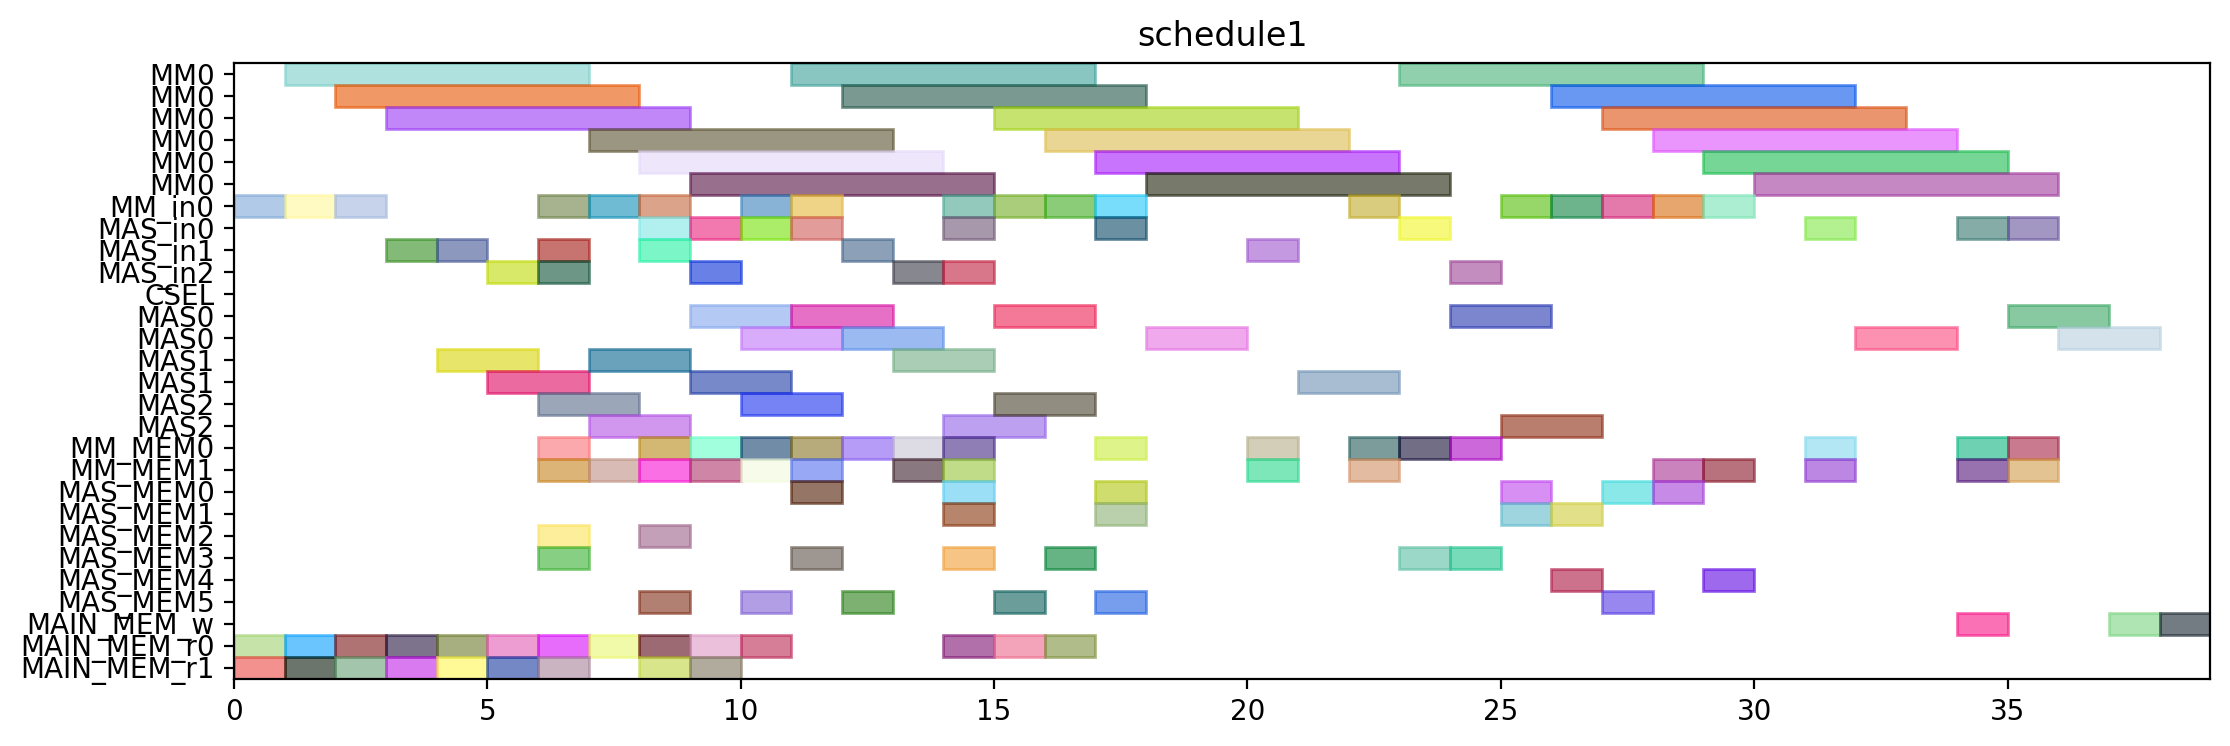

Source code (Python):
from pyschedule import Scenario, solvers, plotters, alt


def solve():
	horizon = 149
	S = Scenario("schedule1", horizon=horizon)

	# resource
	MM = S.Resources('MM', num=1, size=6)
	MM_in = S.Resources('MM_in', num=1)
	MAS_in = S.Resources('MAS_in', num=3)
	CSEL = S.Resource('CSEL')
	MAS = S.Resources('MAS', num=3, size=2, periods=range(1, horizon))
	MM_MEM = S.Resources('MM_MEM', num=2)
	MAS_MEM = S.Resources('MAS_MEM', num=6)
	MAIN_MEM_w = S.Resource('MAIN_MEM_w', size=1)
	MAIN_MEM_r = S.Resources('MAIN_MEM_r', num=2)

	# result of previous scheduling
	t0_in = S.Task('t0_in', length=1, delay_cost=1)
	S += t0_in >= 0
	t0_in += MM_in[0]

	t0_mem0 = S.Task('t0_mem0', length=1, delay_cost=1)
	S += t0_mem0 >= 0
	t0_mem0 += MAIN_MEM_r[0]

	t0_mem1 = S.Task('t0_mem1', length=1, delay_cost=1)
	S += t0_mem1 >= 0
	t0_mem1 += MAIN_MEM_r[1]

	t0 = S.Task('t0', length=6, delay_cost=1)
	S += t0 >= 1
	t0 += MM[0]

	t2_in = S.Task('t2_in', length=1, delay_cost=1)
	S += t2_in >= 1
	t2_in += MM_in[0]

	t2_mem0 = S.Task('t2_mem0', length=1, delay_cost=1)
	S += t2_mem0 >= 1
	t2_mem0 += MAIN_MEM_r[0]

	t2_mem1 = S.Task('t2_mem1', length=1, delay_cost=1)
	S += t2_mem1 >= 1
	t2_mem1 += MAIN_MEM_r[1]

	t1_in = S.Task('t1_in', length=1, delay_cost=1)
	S += t1_in >= 2
	t1_in += MM_in[0]

	t1_mem0 = S.Task('t1_mem0', length=1, delay_cost=1)
	S += t1_mem0 >= 2
	t1_mem0 += MAIN_MEM_r[0]

	t1_mem1 = S.Task('t1_mem1', length=1, delay_cost=1)
	S += t1_mem1 >= 2
	t1_mem1 += MAIN_MEM_r[1]

	t2 = S.Task('t2', length=6, delay_cost=1)
	S += t2 >= 2
	t2 += MM[0]

	t1 = S.Task('t1', length=6, delay_cost=1)
	S += t1 >= 3
	t1 += MM[0]

	t8_in = S.Task('t8_in', length=1, delay_cost=1)
	S += t8_in >= 3
	t8_in += MAS_in[1]

	t8_mem0 = S.Task('t8_mem0', length=1, delay_cost=1)
	S += t8_mem0 >= 3
	t8_mem0 += MAIN_MEM_r[0]

	t8_mem1 = S.Task('t8_mem1', length=1, delay_cost=1)
	S += t8_mem1 >= 3
	t8_mem1 += MAIN_MEM_r[1]

	t8 = S.Task('t8', length=2, delay_cost=1)
	S += t8 >= 4
	t8 += MAS[1]

	t9_in = S.Task('t9_in', length=1, delay_cost=1)
	S += t9_in >= 4
	t9_in += MAS_in[1]

	t9_mem0 = S.Task('t9_mem0', length=1, delay_cost=1)
	S += t9_mem0 >= 4
	t9_mem0 += MAIN_MEM_r[0]

	t9_mem1 = S.Task('t9_mem1', length=1, delay_cost=1)
	S += t9_mem1 >= 4
	t9_mem1 += MAIN_MEM_r[1]

	t4_in = S.Task('t4_in', length=1, delay_cost=1)
	S += t4_in >= 5
	t4_in += MAS_in[2]

	t4_mem0 = S.Task('t4_mem0', length=1, delay_cost=1)
	S += t4_mem0 >= 5
	t4_mem0 += MAIN_MEM_r[0]

	t4_mem1 = S.Task('t4_mem1', length=1, delay_cost=1)
	S += t4_mem1 >= 5
	t4_mem1 += MAIN_MEM_r[1]

	t9 = S.Task('t9', length=2, delay_cost=1)
	S += t9 >= 5
	t9 += MAS[1]

	t10_in = S.Task('t10_in', length=1, delay_cost=1)
	S += t10_in >= 6
	t10_in += MM_in[0]

	t10_mem0 = S.Task('t10_mem0', length=1, delay_cost=1)
	S += t10_mem0 >= 6
	t10_mem0 += MAS_MEM[2]

	t10_mem1 = S.Task('t10_mem1', length=1, delay_cost=1)
	S += t10_mem1 >= 6
	t10_mem1 += MAS_MEM[3]

	t24_in = S.Task('t24_in', length=1, delay_cost=1)
	S += t24_in >= 6
	t24_in += MAS_in[2]

	t24_mem0 = S.Task('t24_mem0', length=1, delay_cost=1)
	S += t24_mem0 >= 6
	t24_mem0 += MM_MEM[0]

	t24_mem1 = S.Task('t24_mem1', length=1, delay_cost=1)
	S += t24_mem1 >= 6
	t24_mem1 += MM_MEM[1]

	t3_in = S.Task('t3_in', length=1, delay_cost=1)
	S += t3_in >= 6
	t3_in += MAS_in[1]

	t3_mem0 = S.Task('t3_mem0', length=1, delay_cost=1)
	S += t3_mem0 >= 6
	t3_mem0 += MAIN_MEM_r[0]

	t3_mem1 = S.Task('t3_mem1', length=1, delay_cost=1)
	S += t3_mem1 >= 6
	t3_mem1 += MAIN_MEM_r[1]

	t4 = S.Task('t4', length=2, delay_cost=1)
	S += t4 >= 6
	t4 += MAS[2]

	t10 = S.Task('t10', length=6, delay_cost=1)
	S += t10 >= 7
	t10 += MM[0]

	t24 = S.Task('t24', length=2, delay_cost=1)
	S += t24 >= 7
	t24 += MAS[2]

	t26_in = S.Task('t26_in', length=1, delay_cost=1)
	S += t26_in >= 7
	t26_in += MM_in[0]

	t26_mem0 = S.Task('t26_mem0', length=1, delay_cost=1)
	S += t26_mem0 >= 7
	t26_mem0 += MAIN_MEM_r[0]

	t26_mem1 = S.Task('t26_mem1', length=1, delay_cost=1)
	S += t26_mem1 >= 7
	t26_mem1 += MM_MEM[1]

	t3 = S.Task('t3', length=2, delay_cost=1)
	S += t3 >= 7
	t3 += MAS[1]

	t14_in = S.Task('t14_in', length=1, delay_cost=1)
	S += t14_in >= 8
	t14_in += MAS_in[1]

	t14_mem0 = S.Task('t14_mem0', length=1, delay_cost=1)
	S += t14_mem0 >= 8
	t14_mem0 += MAIN_MEM_r[0]

	t14_mem1 = S.Task('t14_mem1', length=1, delay_cost=1)
	S += t14_mem1 >= 8
	t14_mem1 += MAIN_MEM_r[1]

	t16_in = S.Task('t16_in', length=1, delay_cost=1)
	S += t16_in >= 8
	t16_in += MAS_in[0]

	t16_mem0 = S.Task('t16_mem0', length=1, delay_cost=1)
	S += t16_mem0 >= 8
	t16_mem0 += MM_MEM[0]

	t16_mem1 = S.Task('t16_mem1', length=1, delay_cost=1)
	S += t16_mem1 >= 8
	t16_mem1 += MM_MEM[1]

	t26 = S.Task('t26', length=6, delay_cost=1)
	S += t26 >= 8
	t26 += MM[0]

	t5_in = S.Task('t5_in', length=1, delay_cost=1)
	S += t5_in >= 8
	t5_in += MM_in[0]

	t5_mem0 = S.Task('t5_mem0', length=1, delay_cost=1)
	S += t5_mem0 >= 8
	t5_mem0 += MAS_MEM[2]

	t5_mem1 = S.Task('t5_mem1', length=1, delay_cost=1)
	S += t5_mem1 >= 8
	t5_mem1 += MAS_MEM[5]

	t11_in = S.Task('t11_in', length=1, delay_cost=1)
	S += t11_in >= 9
	t11_in += MAS_in[2]

	t11_mem0 = S.Task('t11_mem0', length=1, delay_cost=1)
	S += t11_mem0 >= 9
	t11_mem0 += MM_MEM[0]

	t11_mem1 = S.Task('t11_mem1', length=1, delay_cost=1)
	S += t11_mem1 >= 9
	t11_mem1 += MM_MEM[1]

	t13_in = S.Task('t13_in', length=1, delay_cost=1)
	S += t13_in >= 9
	t13_in += MAS_in[0]

	t13_mem0 = S.Task('t13_mem0', length=1, delay_cost=1)
	S += t13_mem0 >= 9
	t13_mem0 += MAIN_MEM_r[0]

	t13_mem1 = S.Task('t13_mem1', length=1, delay_cost=1)
	S += t13_mem1 >= 9
	t13_mem1 += MAIN_MEM_r[1]

	t14 = S.Task('t14', length=2, delay_cost=1)
	S += t14 >= 9
	t14 += MAS[1]

	t16 = S.Task('t16', length=2, delay_cost=1)
	S += t16 >= 9
	t16 += MAS[0]

	t5 = S.Task('t5', length=6, delay_cost=1)
	S += t5 >= 9
	t5 += MM[0]

	t11 = S.Task('t11', length=2, delay_cost=1)
	S += t11 >= 10
	t11 += MAS[2]

	t13 = S.Task('t13', length=2, delay_cost=1)
	S += t13 >= 10
	t13 += MAS[0]

	t19_in = S.Task('t19_in', length=1, delay_cost=1)
	S += t19_in >= 10
	t19_in += MM_in[0]

	t19_mem0 = S.Task('t19_mem0', length=1, delay_cost=1)
	S += t19_mem0 >= 10
	t19_mem0 += MAIN_MEM_r[0]

	t19_mem1 = S.Task('t19_mem1', length=1, delay_cost=1)
	S += t19_mem1 >= 10
	t19_mem1 += MM_MEM[1]

	t25_in = S.Task('t25_in', length=1, delay_cost=1)
	S += t25_in >= 10
	t25_in += MAS_in[0]

	t25_mem0 = S.Task('t25_mem0', length=1, delay_cost=1)
	S += t25_mem0 >= 10
	t25_mem0 += MM_MEM[0]

	t25_mem1 = S.Task('t25_mem1', length=1, delay_cost=1)
	S += t25_mem1 >= 10
	t25_mem1 += MAS_MEM[5]

	t15_in = S.Task('t15_in', length=1, delay_cost=1)
	S += t15_in >= 11
	t15_in += MM_in[0]

	t15_mem0 = S.Task('t15_mem0', length=1, delay_cost=1)
	S += t15_mem0 >= 11
	t15_mem0 += MAS_MEM[0]

	t15_mem1 = S.Task('t15_mem1', length=1, delay_cost=1)
	S += t15_mem1 >= 11
	t15_mem1 += MAS_MEM[3]

	t19 = S.Task('t19', length=6, delay_cost=1)
	S += t19 >= 11
	t19 += MM[0]

	t25 = S.Task('t25', length=2, delay_cost=1)
	S += t25 >= 11
	t25 += MAS[0]

	t6_in = S.Task('t6_in', length=1, delay_cost=1)
	S += t6_in >= 11
	t6_in += MAS_in[0]

	t6_mem0 = S.Task('t6_mem0', length=1, delay_cost=1)
	S += t6_mem0 >= 11
	t6_mem0 += MM_MEM[0]

	t6_mem1 = S.Task('t6_mem1', length=1, delay_cost=1)
	S += t6_mem1 >= 11
	t6_mem1 += MM_MEM[1]

	t12_in = S.Task('t12_in', length=1, delay_cost=1)
	S += t12_in >= 12
	t12_in += MAS_in[1]

	t12_mem0 = S.Task('t12_mem0', length=1, delay_cost=1)
	S += t12_mem0 >= 12
	t12_mem0 += MM_MEM[0]

	t12_mem1 = S.Task('t12_mem1', length=1, delay_cost=1)
	S += t12_mem1 >= 12
	t12_mem1 += MAS_MEM[5]

	t15 = S.Task('t15', length=6, delay_cost=1)
	S += t15 >= 12
	t15 += MM[0]

	t6 = S.Task('t6', length=2, delay_cost=1)
	S += t6 >= 12
	t6 += MAS[0]

	t12 = S.Task('t12', length=2, delay_cost=1)
	S += t12 >= 13
	t12 += MAS[1]

	t29_in = S.Task('t29_in', length=1, delay_cost=1)
	S += t29_in >= 13
	t29_in += MAS_in[2]

	t29_mem0 = S.Task('t29_mem0', length=1, delay_cost=1)
	S += t29_mem0 >= 13
	t29_mem0 += MM_MEM[0]

	t29_mem1 = S.Task('t29_mem1', length=1, delay_cost=1)
	S += t29_mem1 >= 13
	t29_mem1 += MM_MEM[1]

	t18_in = S.Task('t18_in', length=1, delay_cost=1)
	S += t18_in >= 14
	t18_in += MM_in[0]

	t18_mem0 = S.Task('t18_mem0', length=1, delay_cost=1)
	S += t18_mem0 >= 14
	t18_mem0 += MAIN_MEM_r[0]

	t18_mem1 = S.Task('t18_mem1', length=1, delay_cost=1)
	S += t18_mem1 >= 14
	t18_mem1 += MAS_MEM[3]

	t28_in = S.Task('t28_in', length=1, delay_cost=1)
	S += t28_in >= 14
	t28_in += MAS_in[2]

	t28_mem0 = S.Task('t28_mem0', length=1, delay_cost=1)
	S += t28_mem0 >= 14
	t28_mem0 += MAS_MEM[0]

	t28_mem1 = S.Task('t28_mem1', length=1, delay_cost=1)
	S += t28_mem1 >= 14
	t28_mem1 += MM_MEM[1]

	t29 = S.Task('t29', length=2, delay_cost=1)
	S += t29 >= 14
	t29 += MAS[2]

	t7_in = S.Task('t7_in', length=1, delay_cost=1)
	S += t7_in >= 14
	t7_in += MAS_in[0]

	t7_mem0 = S.Task('t7_mem0', length=1, delay_cost=1)
	S += t7_mem0 >= 14
	t7_mem0 += MM_MEM[0]

	t7_mem1 = S.Task('t7_mem1', length=1, delay_cost=1)
	S += t7_mem1 >= 14
	t7_mem1 += MAS_MEM[1]

	t18 = S.Task('t18', length=6, delay_cost=1)
	S += t18 >= 15
	t18 += MM[0]

	t28 = S.Task('t28', length=2, delay_cost=1)
	S += t28 >= 15
	t28 += MAS[2]

	t30_in = S.Task('t30_in', length=1, delay_cost=1)
	S += t30_in >= 15
	t30_in += MM_in[0]

	t30_mem0 = S.Task('t30_mem0', length=1, delay_cost=1)
	S += t30_mem0 >= 15
	t30_mem0 += MAIN_MEM_r[0]

	t30_mem1 = S.Task('t30_mem1', length=1, delay_cost=1)
	S += t30_mem1 >= 15
	t30_mem1 += MAS_MEM[5]

	t7 = S.Task('t7', length=2, delay_cost=1)
	S += t7 >= 15
	t7 += MAS[0]

	t27_in = S.Task('t27_in', length=1, delay_cost=1)
	S += t27_in >= 16
	t27_in += MM_in[0]

	t27_mem0 = S.Task('t27_mem0', length=1, delay_cost=1)
	S += t27_mem0 >= 16
	t27_mem0 += MAIN_MEM_r[0]

	t27_mem1 = S.Task('t27_mem1', length=1, delay_cost=1)
	S += t27_mem1 >= 16
	t27_mem1 += MAS_MEM[3]

	t30 = S.Task('t30', length=6, delay_cost=1)
	S += t30 >= 16
	t30 += MM[0]

	t17_in = S.Task('t17_in', length=1, delay_cost=1)
	S += t17_in >= 17
	t17_in += MAS_in[0]

	t17_mem0 = S.Task('t17_mem0', length=1, delay_cost=1)
	S += t17_mem0 >= 17
	t17_mem0 += MM_MEM[0]

	t17_mem1 = S.Task('t17_mem1', length=1, delay_cost=1)
	S += t17_mem1 >= 17
	t17_mem1 += MAS_MEM[1]

	t27 = S.Task('t27', length=6, delay_cost=1)
	S += t27 >= 17
	t27 += MM[0]

	t35_in = S.Task('t35_in', length=1, delay_cost=1)
	S += t35_in >= 17
	t35_in += MM_in[0]

	t35_mem0 = S.Task('t35_mem0', length=1, delay_cost=1)
	S += t35_mem0 >= 17
	t35_mem0 += MAS_MEM[0]

	t35_mem1 = S.Task('t35_mem1', length=1, delay_cost=1)
	S += t35_mem1 >= 17
	t35_mem1 += MAS_MEM[5]

	t17 = S.Task('t17', length=2, delay_cost=1)
	S += t17 >= 18
	t17 += MAS[0]

	t35 = S.Task('t35', length=6, delay_cost=1)
	S += t35 >= 18
	t35 += MM[0]

	t20_in = S.Task('t20_in', length=1, delay_cost=1)
	S += t20_in >= 20
	t20_in += MAS_in[1]

	t20_mem0 = S.Task('t20_mem0', length=1, delay_cost=1)
	S += t20_mem0 >= 20
	t20_mem0 += MM_MEM[0]

	t20_mem1 = S.Task('t20_mem1', length=1, delay_cost=1)
	S += t20_mem1 >= 20
	t20_mem1 += MM_MEM[1]

	t20 = S.Task('t20', length=2, delay_cost=1)
	S += t20 >= 21
	t20 += MAS[1]

	t31_in = S.Task('t31_in', length=1, delay_cost=1)
	S += t31_in >= 22
	t31_in += MM_in[0]

	t31_mem0 = S.Task('t31_mem0', length=1, delay_cost=1)
	S += t31_mem0 >= 22
	t31_mem0 += MM_MEM[0]

	t31_mem1 = S.Task('t31_mem1', length=1, delay_cost=1)
	S += t31_mem1 >= 22
	t31_mem1 += MM_MEM[1]

	t31 = S.Task('t31', length=6, delay_cost=1)
	S += t31 >= 23
	t31 += MM[0]


	# new tasks
	t21 = S.Task('t21', length=2, delay_cost=1)
	t21 += alt(MAS)
	t21_in = S.Task('t21_in', length=1, delay_cost=1)
	t21_in += alt(MAS_in)
	S += t21_in*MAS_in[0]<=t21*MAS[0]

	S += t21_in*MAS_in[1]<=t21*MAS[1]

	S += t21_in*MAS_in[2]<=t21*MAS[2]

	t21_mem0 = S.Task('t21_mem0', length=1, delay_cost=1)
	t21_mem0 += MM_MEM[0]
	S += 8 < t21_mem0
	S += t21_mem0 <= t21

	t21_mem1 = S.Task('t21_mem1', length=1, delay_cost=1)
	t21_mem1 += MAS_MEM[3]
	S += 22 < t21_mem1
	S += t21_mem1 <= t21

	t22 = S.Task('t22', length=2, delay_cost=1)
	t22 += alt(MAS)
	t22_in = S.Task('t22_in', length=1, delay_cost=1)
	t22_in += alt(MAS_in)
	S += t22_in*MAS_in[0]<=t22*MAS[0]

	S += t22_in*MAS_in[1]<=t22*MAS[1]

	S += t22_in*MAS_in[2]<=t22*MAS[2]

	t22_mem0 = S.Task('t22_mem0', length=1, delay_cost=1)
	t22_mem0 += MM_MEM[0]
	S += 8 < t22_mem0
	S += t22_mem0 <= t22

	t22_mem1 = S.Task('t22_mem1', length=1, delay_cost=1)
	t22_mem1 += MAS_MEM[3]
	S += 22 < t22_mem1
	S += t22_mem1 <= t22

	t32 = S.Task('t32', length=6, delay_cost=1)
	t32 += alt(MM)
	t32_in = S.Task('t32_in', length=1, delay_cost=1)
	t32_in += alt(MM_in)
	S += t32_in*MM_in[0]<=t32*MM[0]
	t32_mem0 = S.Task('t32_mem0', length=1, delay_cost=1)
	t32_mem0 += MAS_MEM[4]
	S += 16 < t32_mem0
	S += t32_mem0 <= t32

	t32_mem1 = S.Task('t32_mem1', length=1, delay_cost=1)
	t32_mem1 += MM_MEM[1]
	S += 28 < t32_mem1
	S += t32_mem1 <= t32

	t33 = S.Task('t33', length=6, delay_cost=1)
	t33 += alt(MM)
	t33_in = S.Task('t33_in', length=1, delay_cost=1)
	t33_in += alt(MM_in)
	S += t33_in*MM_in[0]<=t33*MM[0]
	t33_mem0 = S.Task('t33_mem0', length=1, delay_cost=1)
	t33_mem0 += MAS_MEM[0]
	S += 19 < t33_mem0
	S += t33_mem0 <= t33

	t33_mem1 = S.Task('t33_mem1', length=1, delay_cost=1)
	t33_mem1 += MM_MEM[1]
	S += 28 < t33_mem1
	S += t33_mem1 <= t33

	t23 = S.Task('t23', length=6, delay_cost=1)
	t23 += alt(MM)
	t23_in = S.Task('t23_in', length=1, delay_cost=1)
	t23_in += alt(MM_in)
	S += t23_in*MM_in[0]<=t23*MM[0]
	t23_mem0 = S.Task('t23_mem0', length=1, delay_cost=1)
	t23_mem0 += alt(MAS_MEM)
	S += (t21*MAS[0])-1 < t23_mem0*MAS_MEM[0]
	S += (t21*MAS[1])-1 < t23_mem0*MAS_MEM[2]
	S += (t21*MAS[2])-1 < t23_mem0*MAS_MEM[4]
	S += t23_mem0 <= t23

	t23_mem1 = S.Task('t23_mem1', length=1, delay_cost=1)
	t23_mem1 += alt(MAS_MEM)
	S += (t22*MAS[0])-1 < t23_mem1*MAS_MEM[1]
	S += (t22*MAS[1])-1 < t23_mem1*MAS_MEM[3]
	S += (t22*MAS[2])-1 < t23_mem1*MAS_MEM[5]
	S += t23_mem1 <= t23

	t34 = S.Task('t34', length=6, delay_cost=1)
	t34 += alt(MM)
	t34_in = S.Task('t34_in', length=1, delay_cost=1)
	t34_in += alt(MM_in)
	S += t34_in*MM_in[0]<=t34*MM[0]
	t34_mem0 = S.Task('t34_mem0', length=1, delay_cost=1)
	t34_mem0 += MAS_MEM[0]
	S += 16 < t34_mem0
	S += t34_mem0 <= t34

	t34_mem1 = S.Task('t34_mem1', length=1, delay_cost=1)
	t34_mem1 += alt(MAS_MEM)
	S += (t21*MAS[0])-1 < t34_mem1*MAS_MEM[1]
	S += (t21*MAS[1])-1 < t34_mem1*MAS_MEM[3]
	S += (t21*MAS[2])-1 < t34_mem1*MAS_MEM[5]
	S += t34_mem1 <= t34

	t36 = S.Task('t36', length=6, delay_cost=1)
	t36 += alt(MM)
	t36_in = S.Task('t36_in', length=1, delay_cost=1)
	t36_in += alt(MM_in)
	S += t36_in*MM_in[0]<=t36*MM[0]
	t36_mem0 = S.Task('t36_mem0', length=1, delay_cost=1)
	t36_mem0 += MAS_MEM[0]
	S += 19 < t36_mem0
	S += t36_mem0 <= t36

	t36_mem1 = S.Task('t36_mem1', length=1, delay_cost=1)
	t36_mem1 += alt(MAS_MEM)
	S += (t22*MAS[0])-1 < t36_mem1*MAS_MEM[1]
	S += (t22*MAS[1])-1 < t36_mem1*MAS_MEM[3]
	S += (t22*MAS[2])-1 < t36_mem1*MAS_MEM[5]
	S += t36_mem1 <= t36

	PY_new = S.Task('PY_new', length=2, delay_cost=1)
	PY_new += alt(MAS)
	PY_new_in = S.Task('PY_new_in', length=1, delay_cost=1)
	PY_new_in += alt(MAS_in)
	S += PY_new_in*MAS_in[0]<=PY_new*MAS[0]

	S += PY_new_in*MAS_in[1]<=PY_new*MAS[1]

	S += PY_new_in*MAS_in[2]<=PY_new*MAS[2]

	S += 0<PY_new

	PY_new_w = S.Task('PY_new_w', length=1, delay_cost=1)
	PY_new_w += alt(MAIN_MEM_w)
	S += PY_new <= PY_new_w

	PY_new_mem0 = S.Task('PY_new_mem0', length=1, delay_cost=1)
	PY_new_mem0 += alt(MM_MEM)
	S += (t23*MM[0])-1 < PY_new_mem0*MM_MEM[0]
	S += PY_new_mem0 <= PY_new

	PY_new_mem1 = S.Task('PY_new_mem1', length=1, delay_cost=1)
	PY_new_mem1 += alt(MM_MEM)
	S += (t32*MM[0])-1 < PY_new_mem1*MM_MEM[1]
	S += PY_new_mem1 <= PY_new

	PX_new = S.Task('PX_new', length=2, delay_cost=1)
	PX_new += alt(MAS)
	PX_new_in = S.Task('PX_new_in', length=1, delay_cost=1)
	PX_new_in += alt(MAS_in)
	S += PX_new_in*MAS_in[0]<=PX_new*MAS[0]

	S += PX_new_in*MAS_in[1]<=PX_new*MAS[1]

	S += PX_new_in*MAS_in[2]<=PX_new*MAS[2]

	S += 0<PX_new

	PX_new_w = S.Task('PX_new_w', length=1, delay_cost=1)
	PX_new_w += alt(MAIN_MEM_w)
	S += PX_new <= PX_new_w

	PX_new_mem0 = S.Task('PX_new_mem0', length=1, delay_cost=1)
	PX_new_mem0 += alt(MM_MEM)
	S += (t34*MM[0])-1 < PX_new_mem0*MM_MEM[0]
	S += PX_new_mem0 <= PX_new

	PX_new_mem1 = S.Task('PX_new_mem1', length=1, delay_cost=1)
	PX_new_mem1 += alt(MM_MEM)
	S += (t33*MM[0])-1 < PX_new_mem1*MM_MEM[1]
	S += PX_new_mem1 <= PX_new

	PZ_new = S.Task('PZ_new', length=2, delay_cost=1)
	PZ_new += alt(MAS)
	PZ_new_in = S.Task('PZ_new_in', length=1, delay_cost=1)
	PZ_new_in += alt(MAS_in)
	S += PZ_new_in*MAS_in[0]<=PZ_new*MAS[0]

	S += PZ_new_in*MAS_in[1]<=PZ_new*MAS[1]

	S += PZ_new_in*MAS_in[2]<=PZ_new*MAS[2]

	S += 0<PZ_new

	PZ_new_w = S.Task('PZ_new_w', length=1, delay_cost=1)
	PZ_new_w += alt(MAIN_MEM_w)
	S += PZ_new <= PZ_new_w

	PZ_new_mem0 = S.Task('PZ_new_mem0', length=1, delay_cost=1)
	PZ_new_mem0 += alt(MM_MEM)
	S += (t36*MM[0])-1 < PZ_new_mem0*MM_MEM[0]
	S += PZ_new_mem0 <= PZ_new

	PZ_new_mem1 = S.Task('PZ_new_mem1', length=1, delay_cost=1)
	PZ_new_mem1 += MM_MEM[1]
	S += 23 < PZ_new_mem1
	S += PZ_new_mem1 <= PZ_new

	solvers.mip.solve(S,msg=1,kind='CPLEX',ratio_gap=1.01)

	solution = [['hoge']*len(S.solution()[1]) for i in range(len(S.solution()))]
	for i in range(len(S.solution())):
		for j in range(len(S.solution()[i])):
			solution[i][j]=str(S.solution()[i][j])
	print(solution)

	cycles = int(solution[-1][3])

	pic_file_name = "/mnt/rose/usr1/fukuda/ABE/multiRAM_multiMAS_16mux/scheduling_result/stage6MM1_stage2MAS3/EP_ADD_A_ANY/schedule1.png"
	if(S.solution() != []):
		plotters.matplotlib.plot(S,img_filename=pic_file_name, show_task_labels=False, fig_size=(cycles*0.25+3, 4))

	return solution
